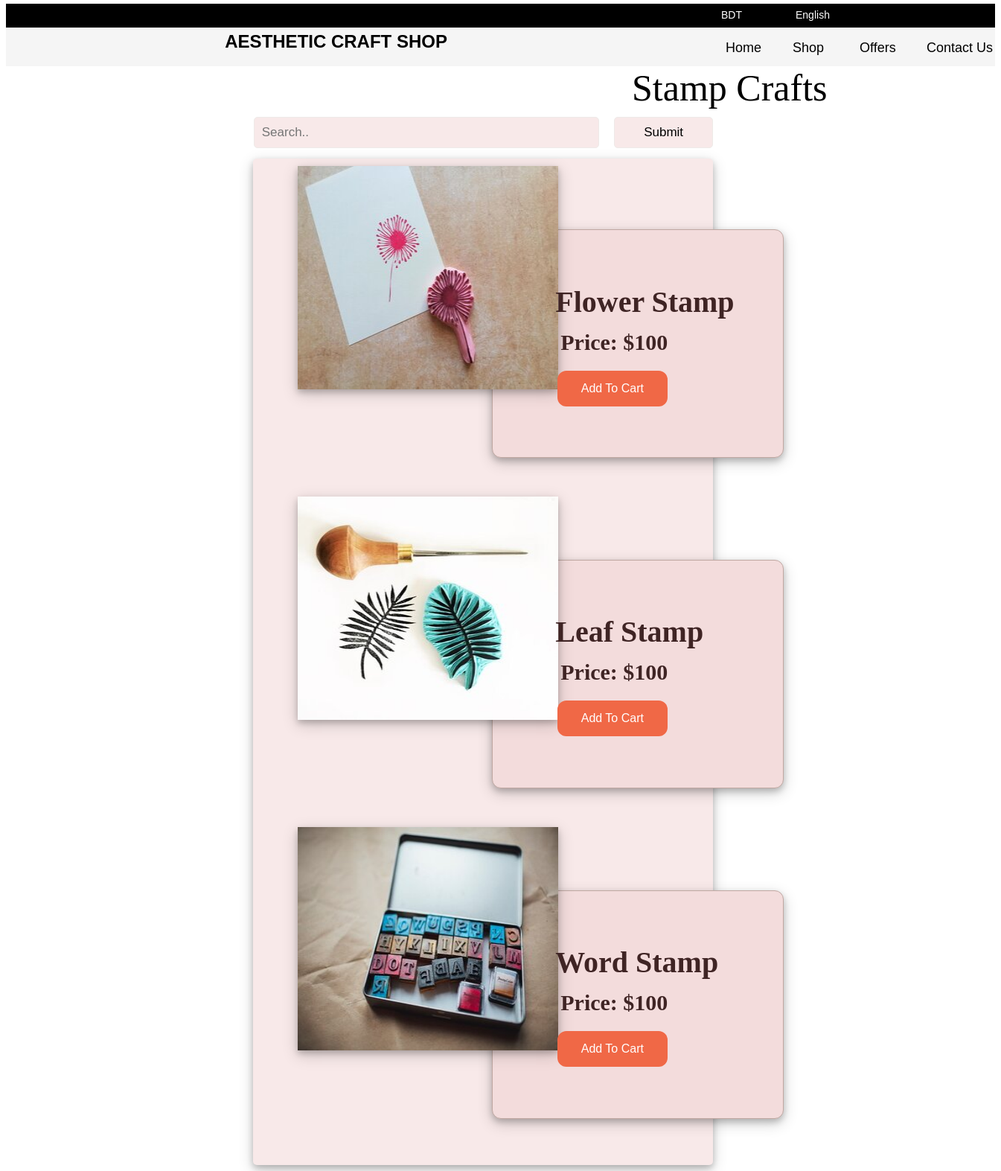
Page /stampCraft.php on the committed database.
### tables this page shows
CREATE TABLE `stampcraft` (
  `id` int(255) NOT NULL,
  `name` varchar(50) NOT NULL,
  `code` varchar(200) NOT NULL,
  `price` int(255) NOT NULL,
  `Category` varchar(50) NOT NULL,
  `image` varchar(500) NOT NULL
);

### stampCraft.php (the view, shortened to what this page needs)
<html>
<head>
    <link rel="stylesheet" type="text/css" href="shop.css">
    </head>
    <body>
        <div class="box1">
        <ul>
            <li><a href="">BDT</a>  <i class="fa fa-angle-down" aria-hidden="true"></i></li>
            <li><a href="">English</a>  <i class="fa fa-angle-down" aria-hidden="true"></i></li>
            </ul>
        </div>
        <div class="subbox">
            <ol>
            <li><a href="index.php">Home</a></li>
            <li><a href="shop.php">Shop</a></li>
            <li><a href="">Offers</a></li>
            <li><a href="contact.php">Contact Us</a></li>
            </ol>
            <h2> Aesthetic Craft Shop</h2>
            <div class="search-container">
            <form action="searchStampCraft.php" method = "post">
              <input type="text" placeholder="Search.." name="search">
              <button type="submit">Submit</button>
            </form>
            </div>
        </div>
        <h7>Stamp Crafts</h7>
        <?php
        include('db.php');
  		?>
      </head>
      <body>
      <div class = "container">
      <?php
      $result = mysqli_query($con,"SELECT * FROM `stampcraft`");
      while($row = mysqli_fetch_assoc($result)){
      		echo "<div class='product'>
          <form method='post' action=''>
          <input type='hidden' name='code' value=".$row['code']." />
          <div class='image-container'>
          <div class='image'><img src='".$row['image']."' /></div>
          </div>
          <div class='details'>".
          "<div class='nameStamp'>" .$row['name']."</div>
          <div class='price'>Price:  $".$row['price']."</div>
          <button type='submit' class='buy'>Add To Cart</button></div><br><br>
          </form>
             </div>";
              }
      ?>
      </div>
            </body>
        </html>

### shop.css (style rules this page uses)
body { margin-top: 5px;; background-image: url(Image/default.jpg); }
.box1 { border: 1px solid black; background-color: black; height: 30px; }
ul { float: left; color:white; }
ul li { margin-top: -10px; float: left; position: relative; left: 230%; width: 100px; font-size: 14px; font-family: barlow condensed,sans-serif; list-style-type: none; }
ul li a { text-decoration: none; color:white; }
h2 { position: relative; left: -41.2%; text-transform: uppercase; font-family: barlow condensed,sans-serif; margin-top:4px; font-weight:bolder; }
h7 { color: #000000; font-size: 50px; }
.subbox { border: 1px solid transparent; background-color: whitesmoke; height: 50px; }
ol { float: left; }
ol li { float:left; width: 90px; position: relative; left: 135%; list-style-type: none; font-family: barlow condensed,sans-serif; font-size: 18px; }
ol li a { text-decoration: none; color:black; }
.search-container { margin-top: auto; }
.container { float: middle; border-radius:5px; width: 45%; padding:10px; align:"center"; margin-left:25%; margin-top:5%; text-indent: 50px; background-color: rgb(248, 233, 233); box-shadow: 0 4px 8px 0 rgba(0, 0, 0, 0.2), 0 6px 20px 0 rgba(0, 0, 0, 0.19); }
.container .image-container .image img { width: 350px; height: 300px; align: center; box-shadow: 0 4px 8px 0 rgba(0, 0, 0, 0.2), 0 6px 20px 0 rgba(0, 0, 0, 0.19); }
.container .product .details { border: 1px solid #c0a8a2; background-color:#f3dcdc; width: 350px; height:265px; padding: 20px; border-radius: 12px; margin-left: 52%; margin-top:-36% ; box-shadow: 0 4px 8px 0 rgba(0, 0, 0, 0.2), 0 6px 20px 0 rgba(0, 0, 0, 0.19); }
.container .product .details .price { margin-left: 3%; font-size: 30px; font-weight: bold; margin-top:4% ; margin-left: 6%; color: rgb(63, 36, 36); }
.container .product .details button { background-color: #f06846; border: none; color: white; padding: 15px 32px; text-align: center; text-decoration: none; display: inline-block; font-size: 16px; margin-top:6% ; margin-left:-11%; cursor: pointer; border-radius: 12px; transition-duration: 0.4s; margin-left: 19%; }
.search-container input { width:35%; margin-left: 25%; padding: 10px; margin-top: 5%; margin-right: 16px; background:rgb(248, 233, 233); font-size: 17px; border: 1px solid; border-radius: 5px; border-color: rgb(238, 234, 232); cursor: pointer; }
.search-container button { width:10%; margin-left: .01%; padding: 10px; margin-top: 1%; margin-right: 16px; background:rgb(248, 233, 233); font-size: 17px; border: 1px solid; border-radius: 5px; border-color: rgb(238, 234, 232); cursor: pointer; }
.container .product .details .nameStamp { margin-left: 4%; margin-top: 15%; font-size: 40px; font-weight: bold; color: rgb(63, 36, 36); }

### rows in the picture
stampcraft: image (picture), name "Flower Stamp", price "100"
stampcraft: image (picture), name "Leaf Stamp", price "100"
stampcraft: image (picture), name "Word Stamp", price "100"
